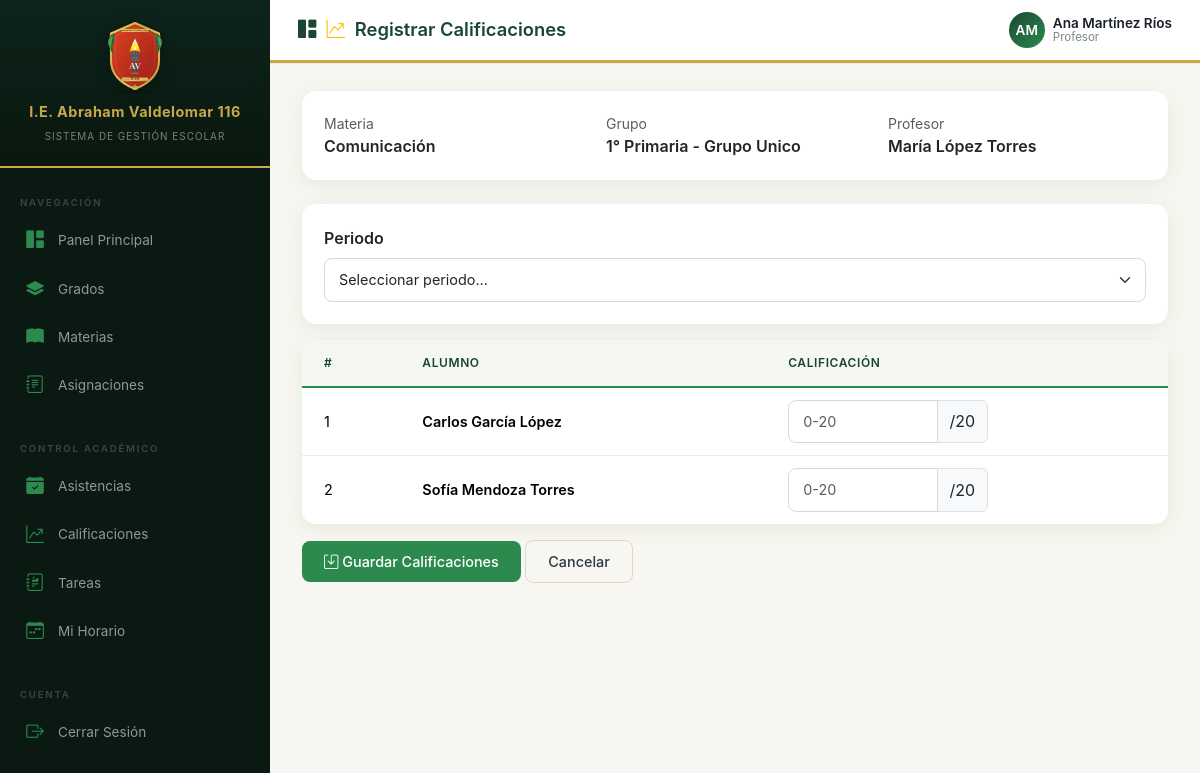
/calificaciones/registrar/1/ (signed in), run on the app's committed database.
### usuarios/models.py (models this page shows, shortened)
class Usuario(AbstractUser):
    TIPO_USUARIO = [
        ('admin', 'Administrador'),
        ('director', 'Director'),
        ('profesor', 'Profesor'),
        ('alumno', 'Alumno'),
        ('padre', 'Padre de Familia'),
    ]
    rol = models.CharField(max_length=20, choices=TIPO_USUARIO, default='alumno')
    dni = models.CharField(max_length=8, unique=True, blank=True, null=True, verbose_name='DNI')
    telefono = models.CharField(max_length=15, blank=True, null=True)
    direccion = models.TextField(blank=True, null=True)
    foto = models.ImageField(upload_to='fotos/', blank=True, null=True)
    especialidad = models.CharField(max_length=200, blank=True, null=True, verbose_name='Especialidad')
    titulo_profesional = models.CharField(max_length=200, blank=True, null=True, verbose_name='Título Profesional')
    fecha_nacimiento = models.DateField(blank=True, null=True, verbose_name='Fecha de Nacimiento')
    class Meta:
        verbose_name = 'Usuario'
        verbose_name_plural = 'Usuarios'

### academico/models.py (models this page shows, shortened)
class Asignacion(models.Model):
    profesor = models.ForeignKey(
        settings.AUTH_USER_MODEL,
        on_delete=models.CASCADE,
        related_name='asignaciones',
        limit_choices_to={'rol': 'profesor'},
    )
    materia = models.ForeignKey(Materia, on_delete=models.CASCADE, related_name='asignaciones')
    grupo = models.ForeignKey(Grupo, on_delete=models.CASCADE, related_name='asignaciones')
    class Meta:
        verbose_name = 'Asignación'
        verbose_name_plural = 'Asignaciones'
        unique_together = ['profesor', 'materia', 'grupo']

class Materia(models.Model):
    nombre = models.CharField(max_length=100)
    grado = models.ForeignKey(Grado, on_delete=models.CASCADE, related_name='materias')
    class Meta:
        verbose_name = 'Materia'
        verbose_name_plural = 'Materias'

class Grupo(models.Model):
    nombre = models.CharField(max_length=10, help_text="Ej: A, B, C, Único")
    grado = models.ForeignKey(Grado, on_delete=models.CASCADE, related_name='grupos')
    class Meta:
        verbose_name = 'Grupo'
        verbose_name_plural = 'Grupos'
    def __str__(self):
        return f"{self.grado.nombre} - Grupo {self.nombre}"

class Grado(models.Model):
    nombre = models.CharField(max_length=100)
    nivel = models.CharField(max_length=50, choices=[
        ('preescolar', 'Preescolar'),
        ('primaria', 'Primaria'),
        ('secundaria', 'Secundaria'),
    ])
    orden = models.IntegerField(help_text="Orden del grado (1, 2, 3, etc.)")
    class Meta:
        verbose_name = 'Grado'
        verbose_name_plural = 'Grados'
        ordering = ['nivel', 'orden']

### calificaciones/views.py (the view, shortened to what this page needs)
# urls.py: path('registrar/<int:asignacion_id>/', views.registrar_calificaciones, name='registrar_calificaciones'),
@login_required
def registrar_calificaciones(request, asignacion_id):
    asignacion = get_object_or_404(Asignacion, id=asignacion_id)
    inscripciones = asignacion.grupo.inscripciones.filter(activo=True).select_related('alumno')
    periodos = Periodo.objects.all()
    alumnos = [i.alumno for i in inscripciones]
    return render(request, 'calificaciones/registrar.html', {
        'asignacion': asignacion,
        'alumnos': alumnos,
        'periodos': periodos,
    })

### templates/calificaciones/registrar.html (shortened to what this page needs)
{% extends 'base.html' %}
{% block page_title %}<i class="bi bi-graph-up-arrow text-warning"></i> Registrar Calificaciones{% endblock %}
{% block content %}
{% with section='calificaciones' icon='graph-up-arrow' %}
<div class="card mb-4 fade-in">
    <div class="card-body">
        <div class="row">
            <div class="col-md-4">
                <small class="text-muted d-block">Materia</small>
                <span class="fw-semibold">{{ asignacion.materia.nombre }}</span>
            </div>
            <div class="col-md-4">
                <small class="text-muted d-block">Grupo</small>
                <span class="fw-semibold">{{ asignacion.grupo }}</span>
            </div>
            <div class="col-md-4">
                <small class="text-muted d-block">Profesor</small>
                <span class="fw-semibold">{{ asignacion.profesor.get_full_name }}</span>
            </div>
        </div>
    </div>
</div>
<form method="post" class="fade-in">
    <div class="card mb-3">
        <div class="card-body">
            <label class="form-label fw-semibold">Periodo</label>
            <select name="periodo" class="form-select" required>
                <option value="">Seleccionar periodo...</option>
            </select>
        </div>
    </div>
    <div class="table-container">
        <table class="table">
            <thead>
                <tr><th>#</th><th>Alumno</th><th>Calificación</th></tr>
            </thead>
            <tbody>
                {% for alumno in alumnos %}
                <tr>
                    <td>{{ forloop.counter }}</td>
                    <td class="fw-semibold">{{ alumno.get_full_name }}</td>
                    <td>
                        <div class="input-group" style="max-width: 200px;">
                            <input type="number" name="nota_{{ alumno.id }}" class="form-control" min="0" max="20" step="0.1" placeholder="0-20">
                            <span class="input-group-text">/20</span>
                        </div>
                    </td>
                </tr>
                {% endfor %}
            </tbody>
        </table>
    </div>
    <div class="mt-3">
        <button type="submit" class="btn btn-success">
            <i class="bi bi-save"></i> Guardar Calificaciones
        </button>
        <a href="{% url 'lista_asignaciones' %}" class="btn btn-outline-secondary">Cancelar</a>
    </div>
</form>
{% endwith %}
{% endblock %}

### templates/base.html (shortened to what this page needs)
<!DOCTYPE html>
<html lang="es">
<head>
    <link href="https://cdn.jsdelivr.net/npm/bootstrap@5.3.3/dist/css/bootstrap.min.css" rel="stylesheet">
    <link rel="stylesheet" href="https://cdn.jsdelivr.net/npm/bootstrap-icons@1.11.3/font/bootstrap-icons.min.css">
    <link rel="stylesheet" href="/static/css/styles.css">
</head>
<body>
{% if user.is_authenticated %}
<div class="wrapper">
    <nav class="sidebar" id="sidebar">
        <div class="sidebar-header">
            <img src="/static/img/escudo.svg" alt="Escudo" class="escudo-img">
            <h3>I.E. Abraham Valdelomar 116</h3>
            <small>Sistema de Gestión Escolar</small>
        </div>
        <div class="sidebar-menu">
            {% if user.rol == 'alumno' %}
            <ul class="nav flex-column">
                <li class="nav-item active">
                    <a class="nav-link" href="{% url 'home' %}">
                        <i class="bi bi-house-fill"></i> Inicio
                    </a>
                </li>
            </ul>
            <div class="menu-label">Académico</div>
            <ul class="nav flex-column">
                <li class="nav-item">
                    <a class="nav-link" href="{% url 'mis_cursos' %}">
                        <i class="bi bi-briefcase-fill"></i> Mis Cursos
                    </a>
                </li>
                <li class="nav-item">
                    <a class="nav-link" href="{% url 'plan_estudios' %}">
                        <i class="bi bi-journal-bookmark-fill"></i> Plan de Estudios
                    </a>
                </li>
                <li class="nav-item">
                    <a class="nav-link" href="{% url 'mis_horarios' %}">
                        <i class="bi bi-clock-fill"></i> Mi Horario
                    </a>
                </li>
                <li class="nav-item">
                    <a class="nav-link" href="{% url 'lista_calificaciones' %}">
                        <i class="bi bi-star-fill"></i> Mis Notas
                    </a>
                </li>
                <li class="nav-item">
                    <a class="nav-link" href="{% url 'mis_asistencias' %}">
                        <i class="bi bi-clipboard2-check-fill"></i> Mi Asistencia
                    </a>
                </li>
                <li class="nav-item">
                    <a class="nav-link" href="{% url 'lista_tareas' %}">
                        <i class="bi bi-journal-text"></i> Tareas
                    </a>
                </li>
                <li class="nav-item">
                    <a class="nav-link" href="{% url 'lista_materias' %}">
                        <i class="bi bi-box-seam-fill"></i> Materiales
                    </a>
                </li>
            </ul>
            <div class="menu-label">Formación</div>
            <ul class="nav flex-column">
                <li class="nav-item">
                    <a class="nav-link disabled" href="#" tabindex="-1" aria-disabled="true" style="opacity:0.45;">
                        <i class="bi bi-heart-fill"></i> Conducta
                    </a>
                </li>
                <li class="nav-item">
                    <a class="nav-link disabled" href="#" tabindex="-1" aria-disabled="true" style="opacity:0.45;">
                        <i class="bi bi-award-fill"></i> Logros
                    </a>
                </li>
            </ul>
            <div class="menu-label">Comunicación</div>
            <ul class="nav flex-column">
                <li class="nav-item">
                    <a class="nav-link disabled" href="#" tabindex="-1" aria-disabled="true" style="opacity:0.45;">
                        <i class="bi bi-megaphone-fill"></i> Comunicados
                    </a>
                </li>
                <li class="nav-item">
                    <a class="nav-link disabled" href="#" tabindex="-1" aria-disabled="true" style="opacity:0.45;">
                        <i class="bi bi-chat-dots-fill"></i> Mensajes
                    </a>
                </li>
            </ul>
            <div class="menu-label">Cuenta</div>
            <ul class="nav flex-column">
                <li class="nav-item">
                    <a class="nav-link" href="{% url 'perfil' %}">
                        <i class="bi bi-person-fill"></i> Mi Perfil
                    </a>
                </li>
                <li class="nav-item">
                    <a class="nav-link disabled" href="#" tabindex="-1" aria-disabled="true" style="opacity:0.45;">
                        <i class="bi bi-gear-fill"></i> Configuración
                    </a>
                </li>
            </ul>
            <div class="sidebar-logout mt-auto">
                <form method="post" action="{% url 'logout' %}" class="d-inline w-100">
                    {% csrf_token %}
                    <button type="submit" class="sidebar-logout-btn">
                        <i class="bi bi-box-arrow-right"></i> Cerrar Sesión
                    </button>
                </form>
            </div>
            {% else %}
            <div class="menu-label">Navegación</div>
            <ul class="nav flex-column">
                <li class="nav-item">
                    <a class="nav-link" href="{% url 'home' %}">
                        <i class="bi bi-grid-1x2-fill"></i> Panel Principal
                    </a>
                </li>
                {% if user.rol == 'admin' or user.rol == 'director' or user.rol == 'profesor' %}
                <li class="nav-item">
                    <a class="nav-link" href="{% url 'lista_grados' %}">
                        <i class="bi bi-layers-fill"></i> Grados
                    </a>
                </li>
                {% endif %}
                <li class="nav-item">
                    <a class="nav-link" href="{% url 'lista_materias' %}">
                        <i class="bi bi-book-fill"></i> Materias
                    </a>
                </li>
                <li class="nav-item">
                    <a class="nav-link" href="{% url 'lista_asignaciones' %}">
                        <i class="bi bi-journal-text"></i> Asignaciones
                    </a>
                </li>
            </ul>
            <div class="menu-label mt-3">Control Académico</div>
            <ul class="nav flex-column">
                {% if user.rol == 'profesor' or user.rol == 'admin' or user.rol == 'director' %}
                <li class="nav-item">
                    <a class="nav-link" href="{% url 'lista_asistencias' %}">
                        <i class="bi bi-calendar-check-fill"></i> Asistencias
                    </a>
                </li>
                <li class="nav-item">
                    <a class="nav-link" href="{% url 'lista_calificaciones' %}">
                        <i class="bi bi-graph-up-arrow"></i> Calificaciones
                    </a>
                </li>
                {% endif %}
                <li class="nav-item">
                    <a class="nav-link" href="{% url 'lista_tareas' %}">
                        <i class="bi bi-journal-richtext"></i> Tareas
                    </a>
                </li>
                {% if user.rol == 'profesor' %}
                <li class="nav-item">
                    <a class="nav-link" href="{% url 'mis_horarios' %}">
                        <i class="bi bi-calendar-week"></i> Mi Horario
                    </a>
                </li>
                {% endif %}
            </ul>
            <div class="menu-label mt-3">Cuenta</div>
            <ul class="nav flex-column">
                <li class="nav-item">
                    <form method="post" action="{% url 'logout' %}" class="d-inline w-100">
                        <button type="submit" class="nav-link w-100 text-start" style="background:none;border:none;">
                            <i class="bi bi-box-arrow-right"></i> Cerrar Sesión
                        </button>
                    </form>
                </li>
            </ul>
            {% endif %}
        </div>
    </nav>
    <div class="content">
        <nav class="top-navbar">
            <div class="d-flex align-items-center gap-3">
                <div class="page-title">
                    <i class="bi bi-{{ icon|default:'grid-1x2-fill' }}"></i>
                    {% block page_title %}Panel Principal{% endblock %}
                </div>
            </div>
            <div class="user-dropdown dropdown">
                <div class="d-flex align-items-center gap-2" data-bs-toggle="dropdown">
                    <div class="user-avatar">
                        {{ user.first_name|first|upper }}{{ user.last_name|first|upper }}
                    </div>
                    <div class="user-info d-none d-md-block">
                        <div class="user-name">{{ user.get_full_name|default:user.username }}</div>
                        <div class="user-role">{{ user.get_rol_display }}</div>
                    </div>
                </div>
            </div>
        </nav>
        <main class="main-content">
            {% block content %}{% endblock %}
        </main>
    </div>
</div>
{% else %}
    {% block auth_content %}{% endblock %}
{% endif %}
</body>
</html>

### data on the page
Usuario: first_name|first "A", last_name|first "M", get_full_name "Ana Martínez Ríos", rol "Profesor"
Asignacion: materia.nombre "Comunicación", grupo "1° Primaria - Grupo Unico", profesor.get_full_name "María López Torres"
Usuario: get_full_name "Carlos García López", id "0-20"
Usuario: get_full_name "Sofía Mendoza Torres"
